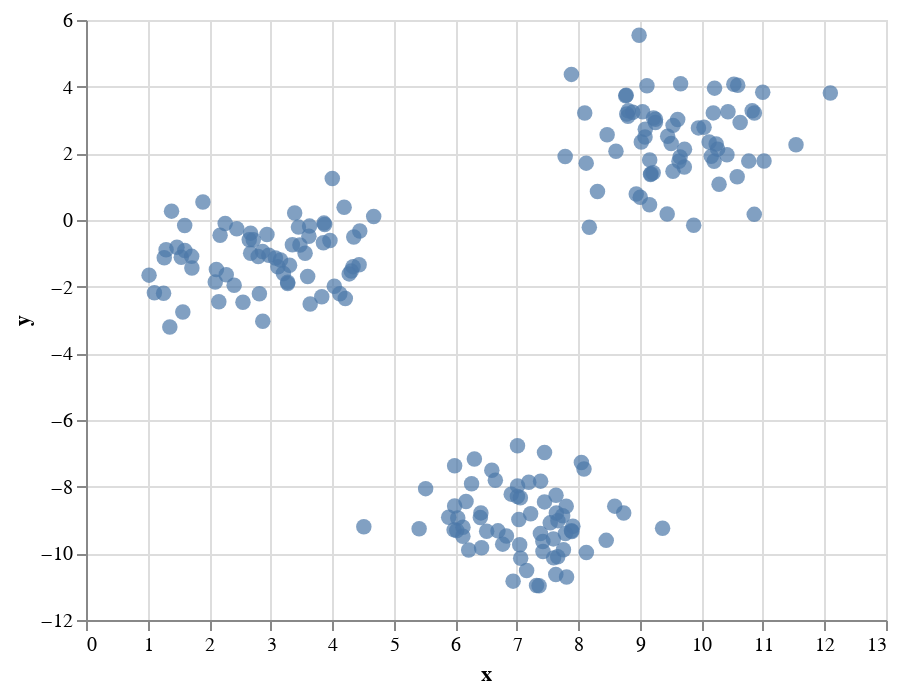

The code cell stored with this chart in its notebook:
### Markdown cell above
For illustrative purposes, we are using the function _make_blobs_ to create a random dataset with **200 data points** and __3 clusters__ (which we want to find with our K-means algorithm).

You can visualize the data in a scatterplot like this.

### Code cell
alt.Chart(df).mark_circle(size=60).encode(
    x='x',
    y='y'
).interactive()

### Figure 1 — Vega-Lite specification as saved in the notebook (floating-point values rounded to 4 significant figures; data arrays with more than 128 entries replaced by an {"elided": "..."} marker saying what was removed)
{"$schema": "https://vega.github.io/schema/vega-lite/v3.4.0.json", "config": {"mark": {"tooltip": null}, "view": {"height": 300, "width": 400}}, "data": {"name": "data-9459577aa271c4be77d3534a17e09e4a"}, "datasets": {"data-9459577aa271c4be77d3534a17e09e4a": {"elided": "200 records"}}, "encoding": {"x": {"field": "x", "type": "quantitative"}, "y": {"field": "y", "type": "quantitative"}}, "mark": {"size": 60, "type": "circle"}, "selection": {"selector004": {"bind": "scales", "encodings": ["x", "y"], "type": "interval"}}}
